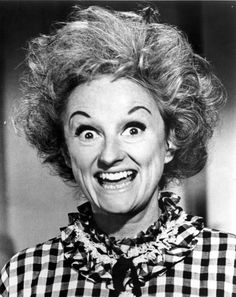
%> input picture img1.jpg, 236 x 297 px
$ octave task4neighbour_algo.m   (GNU Octave 9; MATLAB toolbox functions it lacks are replaced by stand-ins)
%> lines starting %> are read from the running program, lines starting %| are printed output that depends on the picture
%BT17ECE009__KAUTILYA_JOSHI
clc;clear;close all;
%Load the image
img = imread('img1.jpg');
%> img is the input picture: size 297x236 uint8; min 0, max 255, mean 120.7
[m,n] = size(img);
%> m = 297; n = 236
%Creating matrix surrounded by zeros
cimg = [zeros(m,1),img,zeros(m,1)];
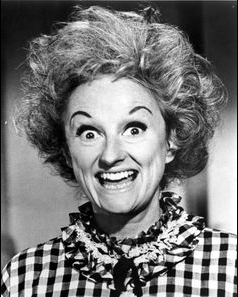
%> cimg: size 297x238 uint8; min 0, max 255, mean 119.7
rimg = [zeros(1,n+2);cimg;zeros(1,n+2)];
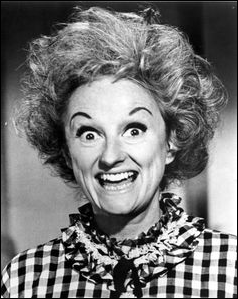
%> rimg: size 299x238 uint8; min 0, max 255, mean 118.9
fimg = uint8(zeros(m,n));
%Creating new image matrix
for i = 2:m
    for j = 2:n
        fimg(i-1,j-1) = get_val(i,j,rimg);
    end
end
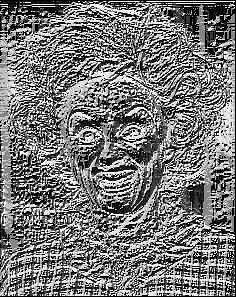
%> fimg: size 297x236 uint8; min 0, max 255, mean 120.1
subplot(121)
imshow(img)
title('Original Image');
subplot(122)
imshow(fimg)
title('Modified image')
